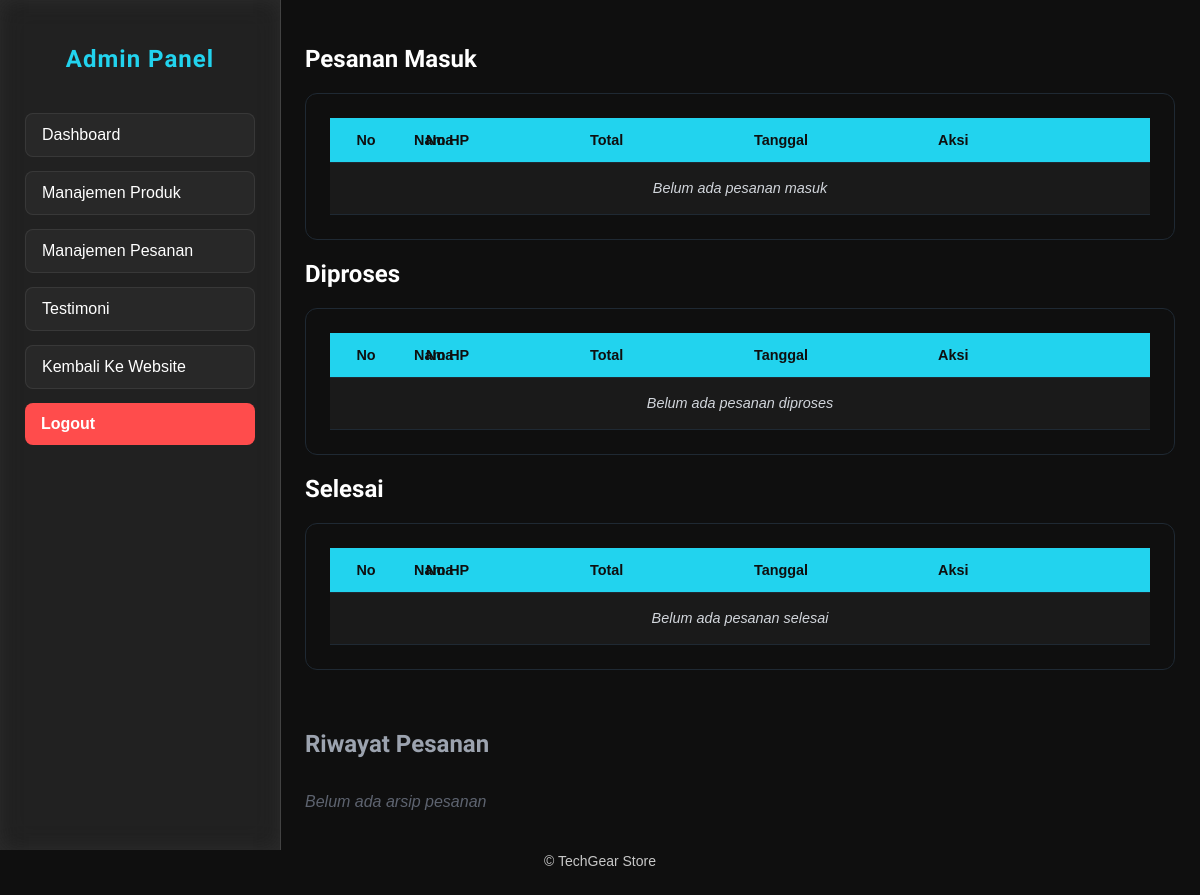
Before: /pages/admin/manajemenPesanan.php (signed in) with the older database file.
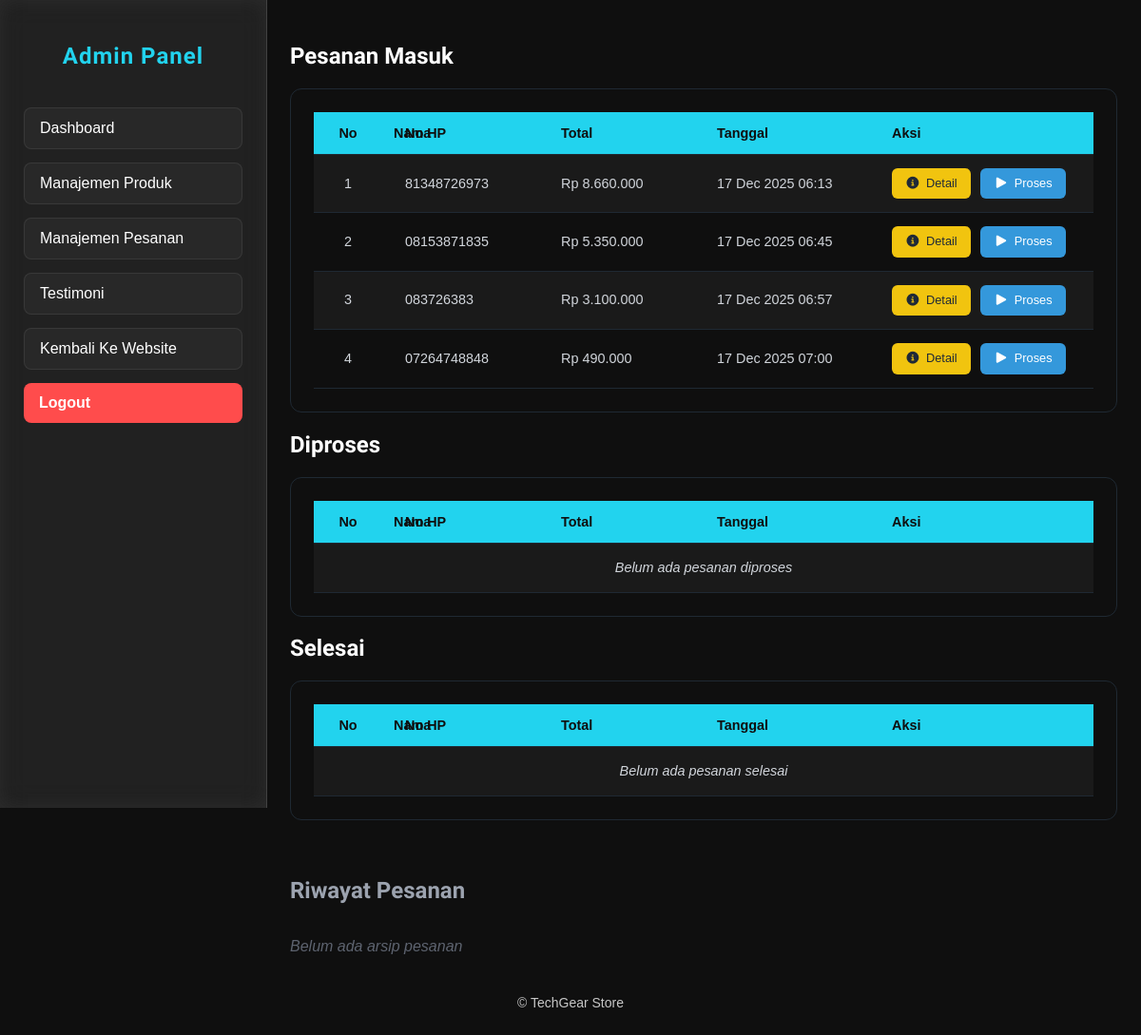
After: the same page with the newer database file.
### tables this page shows
CREATE TABLE `orders` (
  `id` int(11) NOT NULL,
  `customer_name` varchar(100) DEFAULT NULL,
  `phone` varchar(20) DEFAULT NULL,
  `address` text DEFAULT NULL,
  `total` int(11) DEFAULT NULL,
  `created_at` timestamp NOT NULL DEFAULT current_timestamp()
);

### pages/admin/manajemenPesanan.php (the view, shortened to what this page needs)
<?php require_once '../../config/koneksi.php'; ?>
<?php include 'metaAdmin.php'; ?>
<?php
$pending = mysqli_query(
    $conn,
    "SELECT * FROM orders WHERE status='pending' ORDER BY created_at ASC"
);
$processing = mysqli_query(
    $conn,
    "SELECT * FROM orders WHERE status='processing' ORDER BY created_at ASC"
);
$completed = mysqli_query(
    $conn,
    "SELECT * FROM orders WHERE status='completed' ORDER BY created_at ASC"
);
$archived = mysqli_query(
    $conn,
    "SELECT * FROM orders WHERE status='archived' ORDER BY created_at ASC"
);
?>
<body>
    <?php include 'sidebar.php'; ?>
    <div class="main-content">
        <div class="content-wrapper">
            <h2>Pesanan Masuk</h2>
            <div class="table-wrapper">
                <table>
                    <tr>
                        <th>No</th>
                        <th>Nama</th>
                        <th>No HP</th>
                        <th>Total</th>
                        <th>Tanggal</th>
                        <th>Aksi</th>
                    </tr>
                    <?php
                    $no = 1;
                    if ($pending && mysqli_num_rows($pending) > 0):
                        while ($p = mysqli_fetch_assoc($pending)):
                    ?>
                            <tr>
                                <td><?= $no++; ?></td>
                                <td><?= htmlspecialchars($p['customer_name']); ?></td>
                                <td><?= htmlspecialchars($p['phone']); ?></td>
                                <td>Rp <?= number_format($p['total'], 0, ',', '.'); ?></td>
                                <td><?= date('d M Y H:i', strtotime($p['created_at'])); ?></td>
                                <td>
                                    <a class="action-btn info"
                                        href="detailPesanan.php?id=<?= $p['id']; ?>">
                                        <i class="fa-solid fa-circle-info"></i> Detail
                                    </a>
                                    <a class="action-btn process"
                                        href="../../controllers/updatePesanan.php?proses=<?= $p['id']; ?>"
                                        onclick="return confirm('Proses pesanan ini?')">
                                        <i class="fa-solid fa-play"></i> Proses
                                    </a>
                                </td>
                            </tr>
                        <?php endwhile;
                    else: ?>
                        <tr>
                            <td colspan="6" class="empty-data">Belum ada pesanan masuk</td>
                        </tr>
                    <?php endif; ?>
                </table>
            </div>
            <h2>Diproses</h2>
            <div class="table-wrapper">
                <table>
                    <tr>
                        <th>No</th>
                        <th>Nama</th>
                        <th>No HP</th>
                        <th>Total</th>
                        <th>Tanggal</th>
                        <th>Aksi</th>
                    </tr>
                    <?php
                    $no = 1;
                    if ($processing && mysqli_num_rows($processing) > 0):
                        while ($p = mysqli_fetch_assoc($processing)):
                    ?>
                            <tr>
                                <td><?= $no++; ?></td>
                                <td><?= htmlspecialchars($p['customer_name']); ?></td>
                                <td><?= htmlspecialchars($p['phone']); ?></td>
                                <td>Rp <?= number_format($p['total'], 0, ',', '.'); ?></td>
                                <td><?= date('d M Y H:i', strtotime($p['created_at'])); ?></td>
                                <td>
                                    <a class="action-btn info"
                                        href="detailPesanan.php?id=<?= $p['id']; ?>">
                                        <i class="fa-solid fa-circle-info"></i> Detail
                                    </a>
                                    <a class="action-btn done"
                                        href="../../controllers/updatePesanan.php?selesai=<?= $p['id']; ?>"
                                        onclick="return confirm('Selesaikan pesanan ini?')">
                                        <i class="fa-solid fa-check"></i> Selesai
                                    </a>
                                </td>
                            </tr>
                        <?php endwhile;
                    else: ?>
                        <tr>
                            <td colspan="6" class="empty-data">Belum ada pesanan diproses</td>
                        </tr>
                    <?php endif; ?>
                </table>
            </div>
            <h2>Selesai</h2>
            <div class="table-wrapper">
                <table>
                    <tr>
                        <th>No</th>
                        <th>Nama</th>
                        <th>No HP</th>
                        <th>Total</th>
                        <th>Tanggal</th>
                        <th>Aksi</th>
                    </tr>
                    <?php
                    $no = 1;
                    if ($completed && mysqli_num_rows($completed) > 0):
                        while ($p = mysqli_fetch_assoc($completed)):
                    ?>
                            <tr>
                                <td><?= $no++; ?></td>
                                <td><?= htmlspecialchars($p['customer_name']); ?></td>
                                <td><?= htmlspecialchars($p['phone']); ?></td>
                                <td>Rp <?= number_format($p['total'], 0, ',', '.'); ?></td>
                                <td><?= date('d M Y H:i', strtotime($p['created_at'])); ?></td>
                                <td>
                                    <a class="action-btn info"
                                        href="detailPesanan.php?id=<?= $p['id']; ?>">
                                        <i class="fa-solid fa-circle-info"></i> Detail
                                    </a>
                                    <a class="action-btn arsip"
                                        href="../../controllers/updatePesanan.php?arsip=<?= $p['id']; ?>"
                                        onclick="return confirm('Arsipkan pesanan ini?')">
                                        <i class="fa-solid fa-box-archive"></i> Arsipkan
                                    </a>
                                </td>
                            </tr>
                        <?php endwhile;
                    else: ?>
                        <tr>
                            <td colspan="6" class="empty-data">Belum ada pesanan selesai</td>
                        </tr>
                    <?php endif; ?>
                </table>
            </div>
            <h2 class="archive-title">Riwayat Pesanan</h2>
            <div class="archive-wrapper">
                <?php
                if ($archived && mysqli_num_rows($archived) > 0):
                    while ($a = mysqli_fetch_assoc($archived)):
                ?>
                        <div class="archive-card">
                            <div class="archive-header">
                                <div>
                                    <div class="archive-name"><?= htmlspecialchars($a['customer_name']); ?></div>
                                    <div class="archive-date"><?= date('d M Y', strtotime($a['created_at'])); ?></div>
                                </div>
                            </div>
                            <div class="archive-body">
                                <div>No HP: <?= htmlspecialchars($a['phone']); ?></div>
                                <div>Total: Rp <?= number_format($a['total'], 0, ',', '.'); ?></div>
                            </div>
                            <div class="archive-badge">ARSIP</div>
                        </div>
                    <?php endwhile;
                else: ?>
                    <p class="archive-empty">Belum ada arsip pesanan</p>
                <?php endif; ?>
            </div>
        </div>
    </div>
    <?php include 'footerAdmin.php'; ?>
</body>

### pages/admin/metaAdmin.php (shortened to what this page needs)
<!DOCTYPE html>
<html lang="id">
<head>
    <link rel="stylesheet" href="../../assets/css/adminStyles/product.css">
    <link rel="stylesheet" href="../../assets/css/adminStyles/pesanan.css">
    <link rel="stylesheet" href="../../assets/css/adminStyles/login.css">
    <link rel="stylesheet" href="../../assets/css/adminStyles/global.css">
    <link rel="stylesheet" href="../../assets/css/adminStyles/dashboard.css">
    <link rel="stylesheet" href="../../assets/css/adminStyles/tambahEditProduk.css">
    <link rel="stylesheet" href="../../assets/css/adminStyles/testi.css">
    <link href="https://unpkg.com/aos@2.3.1/dist/aos.css" rel="stylesheet">
    <link rel="stylesheet" href="https://cdnjs.cloudflare.com/ajax/libs/font-awesome/7.0.1/css/all.min.css"
 />
</head>

### pages/admin/sidebar.php (shortened to what this page needs)
<sidebar>
    <div class="sidebar">
        <div class="menu-list">
            <h2>Admin Panel</h2>
            <ul >
                <li><a href="dashboard.php">Dashboard</a></li>
                <li><a href="manajemenProduct.php">Manajemen Produk</a></li>
                <li><a href="manajemenPesanan.php">Manajemen Pesanan</a></li>
                <li><a href="testimoni.php">Testimoni</a></li>
                <li><a href="../../index.php">Kembali Ke Website</a></li>
                <li><a href="../auth/logout.php" class="logout">Logout</a></li>
            </ul>
        </div>
    </div>
</sidebar>

### pages/admin/footerAdmin.php (shortened to what this page needs)
<footer>
    <p>&copy; <span id="year"></span> TechGear Store</p>
</footer>
</body>
</html>

### assets/css/adminStyles/pesanan.css (style rules this page uses)
.table-wrapper .action-btn { display: inline-flex; align-items: center; gap: 6px; padding: 6px 14px; border-radius: 6px; font-size: 0.8rem; font-weight: 500; text-decoration: none; transition: 0.2s; white-space: nowrap; }
.table-wrapper a.action-btn.info { background: #f1c40f; color: #1f2937; }
.table-wrapper a.action-btn.process { background: #3498db; color: #ffffff; }
.table-wrapper td .action-btn + .action-btn { margin-left: 6px; }
.archive-title { margin-top: 60px; color: #9ca3af; font-weight: 600; }
.archive-wrapper { display: flex; flex-wrap: wrap; gap: 16px; opacity: 0.85; }
.archive-empty { color: #6b7280; font-style: italic; }

### assets/css/adminStyles/global.css (style rules this page uses)
:root { --color-primary: #22d3ee; --color-primary-hover: #a1e9f4; --color-secondary: #1a1a1a; --color-tertiary: #0f0f0f; --glass-bg: rgba(255, 255, 255, 0.08); --glass-border: rgba(255, 255, 255, 0.15); }
* { scroll-behavior: smooth; }
h1,h2,h3 { font-family: 'Orbitron', sans-serif; }
body { margin: 0; font-family: Arial, sans-serif; background-color: var(--color-tertiary); color: var(--color-text); }
.sidebar { width: 230px; height: 100vh; position: fixed; left: 0; top: 0; padding: 25px; background: var(--glass-bg); backdrop-filter: blur(14px); border-right: 1px solid var(--glass-border); box-shadow: inset 0 0 20px rgba(255,255,255,0.05); transition: 0.3s ease; }
.sidebar h2 { font-family: "Orbitron", sans-serif; color: var(--color-primary); text-align: center; margin-bottom: 40px; letter-spacing: 1px; }
.sidebar ul { padding: 0; list-style: none; }
.sidebar ul li { margin: 14px 0; }
.sidebar ul li a { padding: 12px 16px; display: block; text-decoration: none; color: white; font-weight: 500; border-radius: 8px; font-family: Arial, sans-serif; background: rgba(255,255,255,0.03); border: 1px solid rgba(255,255,255,0.08); transition: 0.3s ease; }
.sidebar ul li .logout { background: #ff4c4c; border: none; font-weight: bold; }
.main-content { margin-left: 280px; color: white; transition: 0.3s ease; min-height: 100vh; display: flex; flex-direction: column; padding: 0; }
.content-wrapper { padding: 25px 25px 0 25px; flex: 1; }
footer { text-align: center; padding: 12px 0; font-size: 14px; color: rgba(255, 255, 255, 0.77); }

### assets/css/adminStyles/testi.css (style rules this page uses)
.table-wrapper { background: var(--color-tertiary); padding: 24px; border-radius: 12px; border: 1px solid #1f2933; overflow-x: auto; }
.table-wrapper table { width: 100%; min-width: 700px; border-collapse: collapse; table-layout: fixed; font-family: Arial, sans-serif; font-size: 0.9rem; color: #e5e7eb; }
.table-wrapper th { background: var(--color-primary); color: var(--color-tertiary); font-weight: 600; padding: 14px 12px; text-align: left; border-bottom: 1px solid #1f2933; white-space: nowrap; }
.table-wrapper td { padding: 14px 12px; border-bottom: 1px solid #1f2933; color: #d1d5db; line-height: 1.6; vertical-align: middle; overflow: hidden; text-overflow: ellipsis; white-space: nowrap; }
.table-wrapper tr:nth-child(even) { background-color: var(--color-secondary); }
.table-wrapper th:nth-child(1), .table-wrapper td:nth-child(1) { width: 48px; text-align: center; }
.table-wrapper th:nth-child(2), .table-wrapper td:nth-child(2) { width: 22%; }
.table-wrapper th:nth-child(3), .table-wrapper td:nth-child(3) { width: 140px; }
.table-wrapper th:nth-child(4), .table-wrapper td:nth-child(4) { width: 140px; }
.table-wrapper th:nth-child(5), .table-wrapper td:nth-child(5) { width: 160px; }
.table-wrapper th:nth-child(6), .table-wrapper td:nth-child(6) { width: 200px; white-space: normal; }
.empty-data { text-align: center; color: #64748b; padding: 40px 0; font-style: italic; }

Changed rows visible on the page:
added orders: phone "81348726973", total "8.660.000", created_at "17 Dec 2025 06:13"
added orders: phone "08153871835", total "5.350.000", created_at "17 Dec 2025 06:45"
added orders: phone "083726383", total "3.100.000", created_at "17 Dec 2025 06:57"
added orders: phone "07264748848", total "490.000", created_at "17 Dec 2025 07:00"
Other visible differences:
text no longer shown: "Belum ada pesanan masuk"
